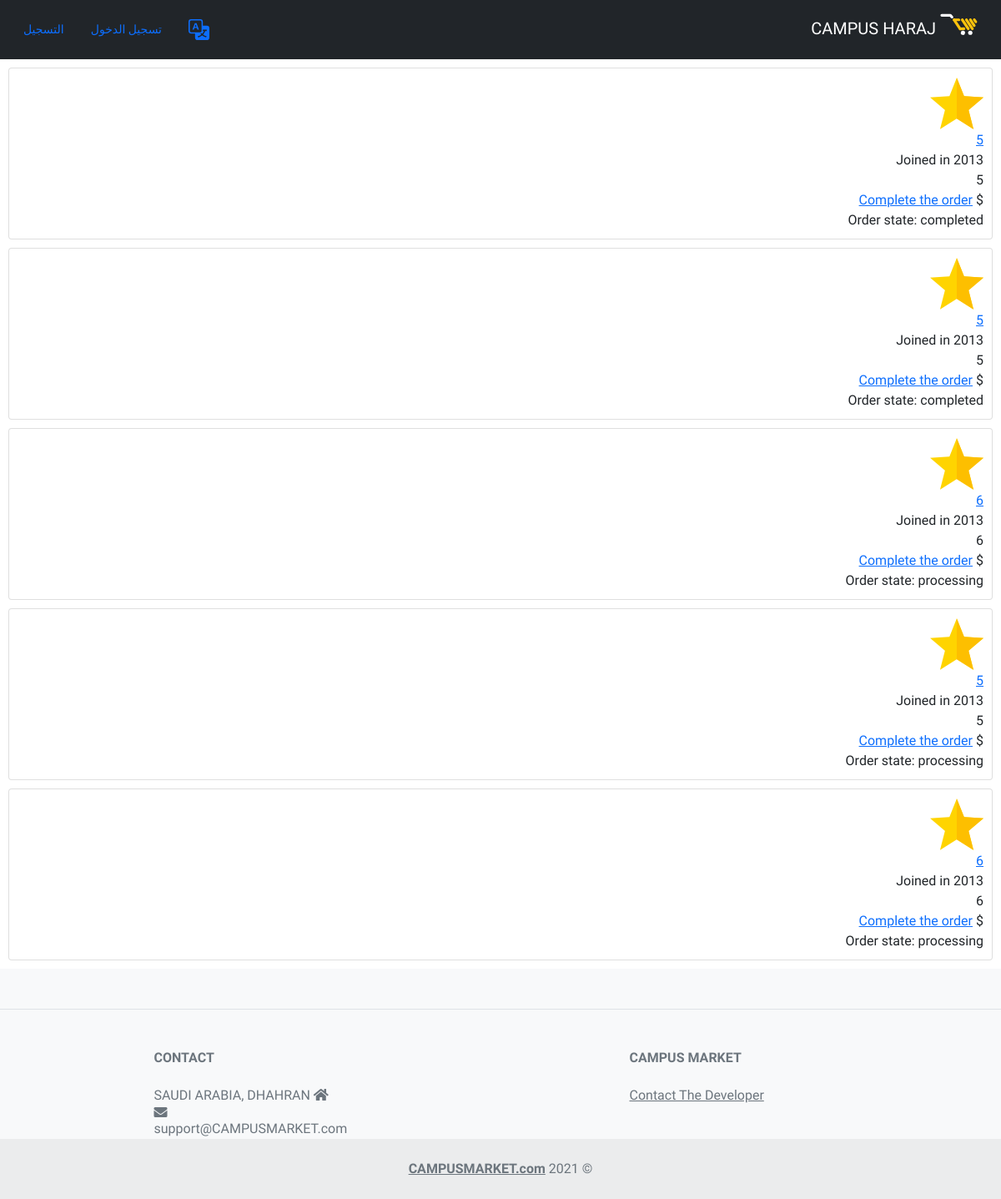
Screenshot of /order/ (signed in) with the database file from the repository.
### polls/models.py (models this page shows)
class Order(models.Model):
    seller=models.TextField(max_length=200, null=True)
    buyer=models.TextField(max_length=200, null=True)
    product=models.TextField(max_length=700, null=True)
    state=models.IntegerField(default=1)
    product_qentity=models.IntegerField(default=1)

### polls/views.py (the view)
# urls.py: path('order/', views.order, name="order"),
def order(request):
    if (request.session.get('theuser')):
        euser = User.objects.get(username=request.session.get('theuser'))
        orders = Order.objects.filter(seller=euser.username)
    return render(request, 'polls/order.html',{'username':euser,'orders':orders,'lang':lang})

### polls/templatetags/index.py (called while the page is built)
@register.filter
def getImgUrl(url):
    if(url):
        return url[5:]
    else:
        return "/static/pic_folder/star.png"

@register.filter
def orderStat(st):
    if(st==1):
        return "processing"
    elif(st==2):
        return "completed"

@register.filter
def dir(lang0):
    if (lang =='ar'):
        return 'rtl'
    return 'ltr'

### polls/templates/polls/order.html (shortened to what this page needs)
 {% extends 'head.html' %}
 {% block content %}
      {% load index %}
 {% for order in orders %}
<div class="ui card">
  <div class="image">
    <img src="{{ item.product.product_img.name|getImgUrl }}">
  </div>
  <div class="content">
    <a class="header">{{ order.product }}</a>
    <div class="meta">
      <span class="date">Joined in 2013</span>
    </div>
    <div class="description">
     {{ order.product }}
    </div>
  </div>
  <div class="extra content">
    <a>
      {{ order.product.product_price }} $
        <a class="ui button" href="{% url 'polls:orderCompletion' order.id %}">Complete the order</a>
    </a>
  </div>
    <div class="extra content">
    <label >Order state:
        {{ order.state|orderStat }}
    </label>
  </div>
</div>
 {% endfor%}
{% endblock %}

### polls/static/css/style.css (style rules this page uses)
.card { margin: 10px; padding: 10px; }
body { font-family: 'Cairo'; }

### polls/templates/polls/head.html (style rules this page uses)
body { background-color: #ffffff; }

### rows the page displays
Order: product "5", state|orderStat "completed"
Order: product "5", state|orderStat "completed"
Order: product "6", state|orderStat "processing"
Order: product "5", state|orderStat "processing"
Order: product "6", state|orderStat "processing"

### other values shown
{{ 'Login'|translation:lang }} "تسجيل الدخول"
{{ 'Sign Up'|translation:lang }} "التسجيل"
